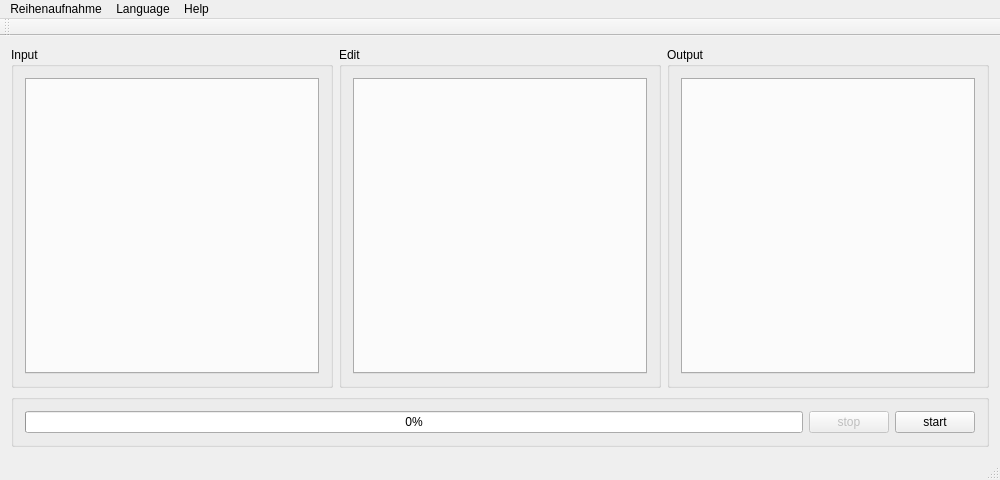
<?xml version="1.0" encoding="UTF-8"?>
<ui version="4.0">
 <class>MainWindow</class>
 <widget class="QMainWindow" name="MainWindow">
  <property name="geometry">
   <rect>
    <x>0</x>
    <y>0</y>
    <width>1000</width>
    <height>480</height>
   </rect>
  </property>
  <property name="windowTitle">
   <string>Reihenaufnahme</string>
  </property>
  <widget class="QWidget" name="centralWidget">
   <layout class="QGridLayout" name="gridLayout">
    <item row="0" column="3">
     <widget class="QGroupBox" name="outputGroupBox">
      <property name="title">
       <string>Output</string>
      </property>
      <layout class="QVBoxLayout" name="verticalLayout_2">
       <item>
        <widget class="QTabWidget" name="outputPluginTabWidget">
         <property name="currentIndex">
          <number>-1</number>
         </property>
         <property name="tabsClosable">
          <bool>true</bool>
         </property>
        </widget>
       </item>
      </layout>
     </widget>
    </item>
    <item row="0" column="2">
     <widget class="QGroupBox" name="editGroupBox">
      <property name="title">
       <string>Edit</string>
      </property>
      <layout class="QVBoxLayout" name="verticalLayout_3">
       <item>
        <widget class="QTabWidget" name="editPluginTabWidget">
         <property name="currentIndex">
          <number>-1</number>
         </property>
         <property name="tabsClosable">
          <bool>true</bool>
         </property>
         <property name="movable">
          <bool>false</bool>
         </property>
        </widget>
       </item>
      </layout>
     </widget>
    </item>
    <item row="0" column="1">
     <widget class="QGroupBox" name="inputGroupBox">
      <property name="title">
       <string>Input</string>
      </property>
      <layout class="QVBoxLayout" name="verticalLayout">
       <item>
        <widget class="QTabWidget" name="inputPluginTabWidget">
         <property name="currentIndex">
          <number>-1</number>
         </property>
         <property name="tabsClosable">
          <bool>true</bool>
         </property>
        </widget>
       </item>
      </layout>
     </widget>
    </item>
    <item row="1" column="1" colspan="3">
     <widget class="QGroupBox" name="groupBox">
      <property name="title">
       <string/>
      </property>
      <layout class="QGridLayout" name="gridLayout_2">
       <item row="0" column="2">
        <widget class="QPushButton" name="startPushButton">
         <property name="text">
          <string>start</string>
         </property>
        </widget>
       </item>
       <item row="0" column="1">
        <widget class="QPushButton" name="stopPushButton">
         <property name="enabled">
          <bool>false</bool>
         </property>
         <property name="text">
          <string>stop</string>
         </property>
         <property name="checkable">
          <bool>false</bool>
         </property>
         <property name="checked">
          <bool>false</bool>
         </property>
        </widget>
       </item>
       <item row="0" column="0">
        <widget class="QProgressBar" name="progressBar">
         <property name="value">
          <number>0</number>
         </property>
        </widget>
       </item>
      </layout>
     </widget>
    </item>
   </layout>
  </widget>
  <widget class="QMenuBar" name="menuBar">
   <property name="geometry">
    <rect>
     <x>0</x>
     <y>0</y>
     <width>1000</width>
     <height>21</height>
    </rect>
   </property>
   <widget class="QMenu" name="menuLanguage">
    <property name="title">
     <string>Language</string>
    </property>
    <addaction name="actionChanges_take_effekt_after_restart"/>
    <addaction name="separator"/>
   </widget>
   <widget class="QMenu" name="menuHelp">
    <property name="title">
     <string>Help</string>
    </property>
    <addaction name="actionTips"/>
    <addaction name="separator"/>
    <addaction name="actionAbout"/>
   </widget>
   <widget class="QMenu" name="menuReihenaufnahme">
    <property name="title">
     <string>Reihenaufnahme</string>
    </property>
    <addaction name="actionPlugins"/>
    <addaction name="actionQuit"/>
   </widget>
   <addaction name="menuReihenaufnahme"/>
   <addaction name="menuLanguage"/>
   <addaction name="menuHelp"/>
  </widget>
  <widget class="QToolBar" name="mainToolBar">
   <attribute name="toolBarArea">
    <enum>TopToolBarArea</enum>
   </attribute>
   <attribute name="toolBarBreak">
    <bool>false</bool>
   </attribute>
  </widget>
  <widget class="QStatusBar" name="statusBar"/>
  <action name="actionTips">
   <property name="text">
    <string>Tips</string>
   </property>
  </action>
  <action name="actionAbout">
   <property name="text">
    <string>About</string>
   </property>
  </action>
  <action name="actionQuit">
   <property name="text">
    <string>Quit</string>
   </property>
   <property name="shortcut">
    <string>Ctrl+Q</string>
   </property>
  </action>
  <action name="actionChanges_take_effekt_after_restart">
   <property name="enabled">
    <bool>false</bool>
   </property>
   <property name="text">
    <string>Changes take effekt after restart.</string>
   </property>
  </action>
  <action name="actionPlugins">
   <property name="icon">
    <iconset resource="reihenaufnahme.qrc">
     <normaloff>:/reihenaufnahme/plugins</normaloff>:/reihenaufnahme/plugins</iconset>
   </property>
   <property name="text">
    <string>Plugins</string>
   </property>
  </action>
 </widget>
 <layoutdefault spacing="6" margin="11"/>
 <resources>
  <include location="reihenaufnahme.qrc"/>
 </resources>
 <connections/>
</ui>
